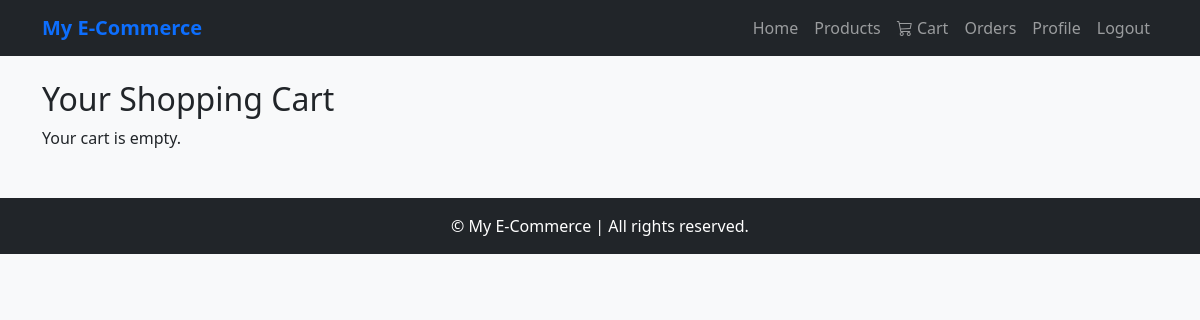
/cart/ (signed in), run on an earlier commit of the app's database.
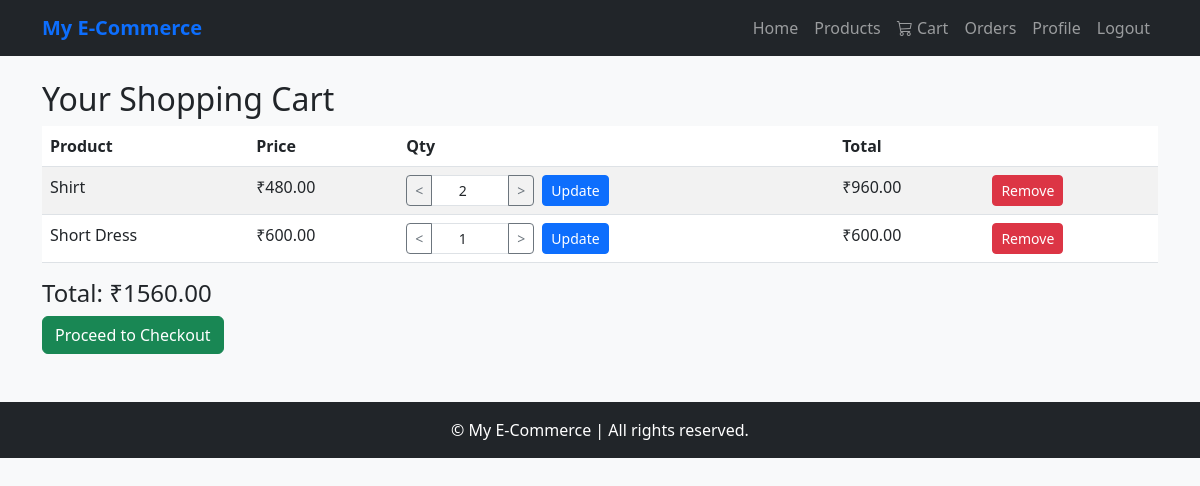
And on a later commit of the database.
### cart/models.py (models this page shows, shortened)
class CartItem(models.Model):
    cart = models.ForeignKey(Cart, on_delete=models.CASCADE, related_name="items")
    product = models.ForeignKey(Product, on_delete=models.CASCADE)
    quantity = models.PositiveIntegerField(default=1)
    class Meta:
        unique_together = ('cart', 'product')
    def get_total(self):
        price = self.product.discount_price or self.product.price
        return round(price * self.quantity, 2)

### products/models.py (models this page shows, shortened)
class Product(models.Model):
    category = models.ForeignKey(Category, on_delete=models.CASCADE, related_name='products')
    name = models.CharField(max_length=200)
    slug = models.SlugField(max_length=220, unique=True, blank=True)
    sku = models.CharField(max_length=50, unique=True, help_text="Stock Keeping Unit (Unique Product ID)")
    description = models.TextField()
    price = models.DecimalField(max_digits=10, decimal_places=2)
    discount_price = models.DecimalField(max_digits=10, decimal_places=2, blank=True, null=True)
    stock = models.PositiveIntegerField(default=0)
    available = models.BooleanField(default=True)
    brand = models.CharField(max_length=100, blank=True, null=True)
    image = models.ImageField(upload_to='product_images/', blank=True, null=True)
    tags = models.CharField(max_length=255, blank=True, help_text="Comma-separated tags for search")
    rating = models.DecimalField(max_digits=3, decimal_places=2, default=0.0)
    created_at = models.DateTimeField(auto_now_add=True)
    updated_at = models.DateTimeField(auto_now=True)
    class Meta:
        ordering = ['-created_at']
        indexes = [
            models.Index(fields=['id', 'slug']),
            models.Index(fields=['name']),
        ]

### cart/views.py (the view)
# urls.py: path('', views.CartView.as_view(), name='cart_view'),
class CartView(View):
    def get(self, request):
        cart = get_cart(request)
        items = cart.items.select_related('product')
        total = cart.get_total_price()
        return render(request, "cart/cart.html", {"cart": cart, "items": items, "total": total})

### cart/models.py (called while the page is built)
    def get_total_price(self):
        total = sum(item.get_total() for item in self.items.all())
        return round(total, 2)

### cart/views.py (called while the page is built)
def get_cart(request):
    if request.user.is_authenticated:
        cart, created = Cart.objects.get_or_create(user=request.user)
    else:
        if not request.session.session_key:
            request.session.create()
        request.session.save()  # ✅ force save so session_key is persistent
        cart, created = Cart.objects.get_or_create(session_key=request.session.session_key)
    return cart

### cart/templates/cart/cart.html (shortened to what this page needs)
{% extends "base.html" %}
{% block content %}
<div class="container my-4">
  <h2>Your Shopping Cart</h2>
  {% if items %}
  <table class="table table-striped">
    <thead>
      <tr>
        <th>Product</th>
        <th>Price</th>
        <th>Qty</th>
        <th>Total</th>
        <th></th>
      </tr>
    </thead>
    <tbody>
      {% for item in items %}
      <tr>
        <td>{{ item.product.name }}</td>
        <td>₹{{ item.product.discount_price|default:item.product.price }}</td>
        <td>
          <form action="{% url 'cart:update_cart_item' item.id %}" method="post" class="d-flex align-items-center gap-2">
            <div class="input-group input-group-sm" style="width: 8rem;">
              <button type="button" class="btn btn-outline-secondary btn-qty" data-action="decrease" aria-label="Decrease quantity">&lt;</button>
              <input type="number" name="quantity" value="{{ item.quantity }}" min="1" class="form-control text-center quantity-input">
              <button type="button" class="btn btn-outline-secondary btn-qty" data-action="increase" aria-label="Increase quantity">&gt;</button>
            </div>
            <button type="submit" class="btn btn-sm btn-primary">Update</button>
          </form>
        </td>
        <td>₹{{ item.get_total }}</td>
        <td>
          <form action="{% url 'cart:remove_cart_item' item.id %}" method="post">
            <button type="submit" class="btn btn-sm btn-danger">Remove</button>
          </form>
        </td>
      </tr>
      {% endfor %}
    </tbody>
  </table>
  <h4>Total: ₹{{ total }}</h4>
  <a href="{% url 'cart:checkout' %}" class="btn btn-success">Proceed to Checkout</a>
  {% else %}
  <p>Your cart is empty.</p>
  {% endif %}
</div>
{% endblock %}

What changed in the data, as far as the page shows it:
added CartItem: product.name "Shirt", product.discount_price "480.00", quantity "2", get_total "960.00"
added CartItem: product.name "Short Dress", product.discount_price "600.00", quantity "1", get_total "600.00"
Also different on the page:
{{ total }}: (not shown) → "1560.00"
text no longer shown: "Your cart is empty."
text now shown: "Product Price Qty Total Total: ₹ Proceed to Checkout"
